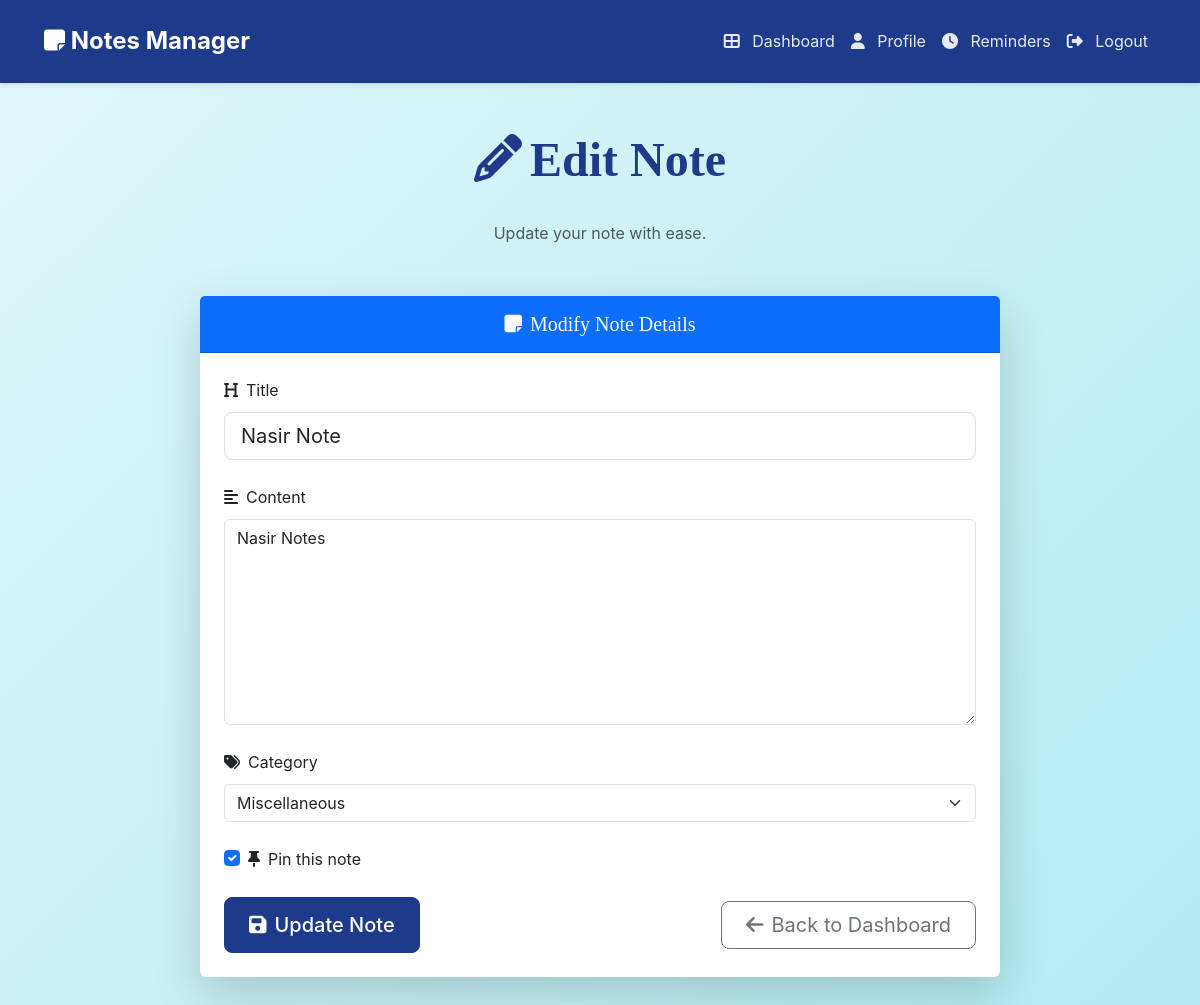
Screenshot of /notes/edit/3 (signed in) with the database file from the repository.
### app.py (models this page shows)
class Note(db.Model):
    __tablename__ = 'notes'
    id = db.Column(db.Integer, primary_key=True)
    user_id = db.Column(db.Integer, db.ForeignKey('users.id'), nullable=False)
    title = db.Column(db.String(255))
    content = db.Column(db.Text)
    category = db.Column(db.String(50))
    isPinned = db.Column(db.Boolean, default=False)
    createdAt = db.Column(db.DateTime, default=datetime.utcnow)
    updatedAt = db.Column(db.DateTime, default=datetime.utcnow, onupdate=datetime.utcnow)
    isLocal = db.Column(db.Boolean, default=False)
    isDraft = db.Column(db.Boolean, default=False)
    user = db.relationship('User', backref='notes')

### app.py (the view)
@app.route('/notes/edit/<int:note_id>', methods=['GET'])
@login_required
def edit_note(note_id):
    note = Note.query.filter_by(id=note_id, user_id=current_user.id).first()
    if not note:
        flash('Note not found', 'danger')
        return redirect(url_for('dashboard'))
    return render_template('edit_note.html', note=note)

### app.py (called while the page is built)
@login_manager.user_loader
def load_user(user_id):
    return User.query.get(int(user_id))

### templates/edit_note.html (shortened to what this page needs)
{% extends 'base.html' %}
{% block content %}
<div class="container my-5">
    <div class="text-center mb-5">
        <h2 class="display-5 fw-bold"><i class="fas fa-pencil-alt me-2"></i>Edit Note</h2>
        <p class="text-muted">Update your note with ease.</p>
    </div>
    <div class="card shadow-lg mx-auto border-0" style="max-width: 800px;">
        <div class="card-header bg-primary text-white py-3">
            <h3 class="h5 mb-0"><i class="fas fa-sticky-note me-2"></i>Modify Note Details</h3>
        </div>
        <div class="card-body p-4">
            <form onsubmit="updateNote(event)">
                <div class="mb-4">
                    <label for="title" class="form-label"><i class="fas fa-heading me-2"></i>Title</label>
                    <input type="text" id="title" class="form-control form-control-lg" placeholder="Enter note title" value="{{ note.title }}">
                </div>
                <div class="mb-4">
                    <label for="content" class="form-label"><i class="fas fa-align-left me-2"></i>Content</label>
                    <textarea id="content" class="form-control" rows="8" placeholder="Write your note here">{{ note.content }}</textarea>
                </div>
                <div class="mb-4">
                    <label for="category" class="form-label"><i class="fas fa-tags me-2"></i>Category</label>
                    <select id="category" class="form-select">
                        <option {% if note.category == 'Miscellaneous' %}selected{% endif %}>Miscellaneous</option>
                    </select>
                </div>
                <div class="form-check mb-4">
                    <input class="form-check-input" type="checkbox" id="isPinned" {% if note.isPinned %}checked{% endif %}>
                    <label class="form-check-label" for="isPinned">
                        <i class="fas fa-thumbtack me-2"></i>Pin this note
                    </label>
                </div>
                <div class="d-flex justify-content-between align-items-center">
                    <button type="submit" class="btn btn-primary btn-lg px-4">
                        <i class="fas fa-save me-2"></i>Update Note
                    </button>
                    <a href="{{ url_for('dashboard') }}" class="btn btn-outline-secondary btn-lg px-4">
                        <i class="fas fa-arrow-left me-2"></i>Back to Dashboard
                    </a>
                </div>
            </form>
        </div>
    </div>
</div>
{% endblock %}

### templates/base.html (style rules this page uses)
body { background: linear-gradient(135deg, #e0f7fa, #b2ebf2); font-family: 'Inter', -apple-system, BlinkMacSystemFont, sans-serif; color: #1a202c; line-height: 1.7; min-height: 100vh; }
h1, h2, h3, h4 { text-align: center; margin: 2rem 0; font-family: 'Merriweather', serif; color: #1e3a8a; font-weight: 700; }
.container { margin-bottom: 3rem; }
.btn-primary { background-color: #1e3a8a; border-color: #1e3a8a; border-radius: 0.5rem; padding: 0.75rem 1.5rem; font-weight: 500; transition: all 0.3s ease; }
a { color: #1e3a8a; font-weight: 500; text-decoration: none; transition: color 0.2s ease; }

### rows the page displays
Note: title "Nasir Note", content "Nasir Notes", category "Miscellaneous", isPinned "☑"
